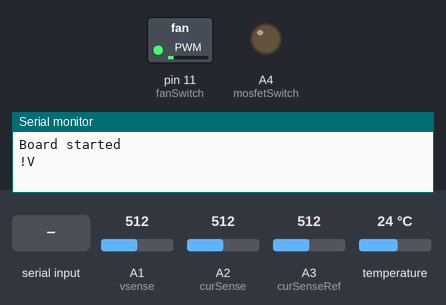
The sketch below on a simulated Arduino Uno, built with avr-gcc and run on an emulated ATmega328P. On the bench: switched loads named in the sketch (green lamp = pin HIGH), output pins drawn as LEDs (lit = HIGH), the last lines printed to the serial monitor. The inputs (shaded band) are chosen by the test bench; at power-on: A1 (vsense) = 512, A2 (curSense) = 512, A3 (curSenseRef) = 512, temperature 24 °C.

Above: at 0.8 s.
0.9 s: "ok\n" received over Serial
At 2.7 s:
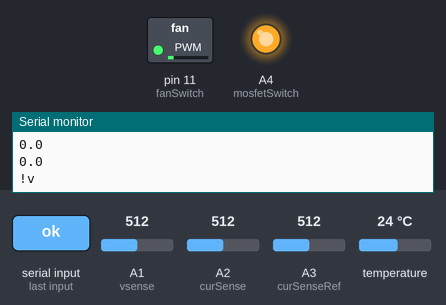
Timing chart, 0 to 9.5 s (numbered marks = the images above; inputs shaded):
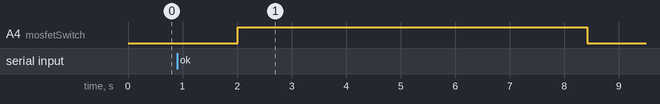

Measured:
- after the input at 0.9 s, A4 (mosfetSwitch): LOW → HIGH after 1.1 s, → LOW 6.4 s later

The sketch:

Power_module.ino
```cpp
/* K-ev Power-Module script v1.0
 *
 * Written by Henri Pyoria (henri.pyoria@outlook.com)
 *
 * Temperature-IC addresses must be manually defined
 * to tempAdr table. This skips teh lengthy search for 'em.
 * IC's must support resolution configuration! (10bit used)
 *
 * 2s watchdog implemented after the setups ready, in case of odd failures.
 */

#include <avr/wdt.h>
#include <OneWire.h>

#define DEBUG 1
#define VERBOSE 0
#define HOST_QUERY_ON 1
 // DO NOT USE DEBUG ON LIVE SYSTEM!!! IMPERATIVE!!!

const int FAN_MAX_DUTY_CYCLE = 35; //(12/72)*256 and lowered still a bit for first tests
const int CMD_CHAR_COUNT = 2;
const int OVERCURRENT = 140;
const int OVERVOLTAGE = 85;
const int LOW_VOLTAGE = 58;
const int OVER_HEAT = 60;
const int NL = 1;  // Newline flag for overloaded serialPrint -function
const int HOST_QUERY_TIME = 5000; // ms | Change for real application
const int TMP_COUNT = 41;
const int BYTE = 8;

// const bool DEBUG = true; // DO NOT USE THIS ON LIVE SYSTEM!!! IMPERATIVE!!!

OneWire ds(2);

byte  tempAdr[TMP_COUNT][8] =
{ {0x28, 0xBA, 0x4B, 0x41, 0x09, 0x00, 0x00, 0xAE},
  {0x28, 0xEE, 0x46, 0x41, 0x09, 0x00, 0x00, 0xB0},
  {0x00, 0x00, 0x00, 0x00, 0x00, 0x00, 0x00, 0x00},
  {0x00, 0x00, 0x00, 0x00, 0x00, 0x00, 0x00, 0x00},
  {0x00, 0x00, 0x00, 0x00, 0x00, 0x00, 0x00, 0x00},
  {0x00, 0x00, 0x00, 0x00, 0x00, 0x00, 0x00, 0x00},
  {0x00, 0x00, 0x00, 0x00, 0x00, 0x00, 0x00, 0x00},
  {0x00, 0x00, 0x00, 0x00, 0x00, 0x00, 0x00, 0x00},
  {0x00, 0x00, 0x00, 0x00, 0x00, 0x00, 0x00, 0x00},
  {0x00, 0x00, 0x00, 0x00, 0x00, 0x00, 0x00, 0x00},
  {0x00, 0x00, 0x00, 0x00, 0x00, 0x00, 0x00, 0x00},
  {0x00, 0x00, 0x00, 0x00, 0x00, 0x00, 0x00, 0x00},
  {0x00, 0x00, 0x00, 0x00, 0x00, 0x00, 0x00, 0x00},
  {0x00, 0x00, 0x00, 0x00, 0x00, 0x00, 0x00, 0x00},
  {0x00, 0x00, 0x00, 0x00, 0x00, 0x00, 0x00, 0x00},
  {0x00, 0x00, 0x00, 0x00, 0x00, 0x00, 0x00, 0x00},
  {0x00, 0x00, 0x00, 0x00, 0x00, 0x00, 0x00, 0x00},
  {0x00, 0x00, 0x00, 0x00, 0x00, 0x00, 0x00, 0x00},
  {0x00, 0x00, 0x00, 0x00, 0x00, 0x00, 0x00, 0x00},
  {0x00, 0x00, 0x00, 0x00, 0x00, 0x00, 0x00, 0x00},
  {0x00, 0x00, 0x00, 0x00, 0x00, 0x00, 0x00, 0x00},
  {0x00, 0x00, 0x00, 0x00, 0x00, 0x00, 0x00, 0x00},
  {0x00, 0x00, 0x00, 0x00, 0x00, 0x00, 0x00, 0x00},
  {0x00, 0x00, 0x00, 0x00, 0x00, 0x00, 0x00, 0x00},
  {0x00, 0x00, 0x00, 0x00, 0x00, 0x00, 0x00, 0x00},
  {0x00, 0x00, 0x00, 0x00, 0x00, 0x00, 0x00, 0x00},
  {0x00, 0x00, 0x00, 0x00, 0x00, 0x00, 0x00, 0x00},
  {0x00, 0x00, 0x00, 0x00, 0x00, 0x00, 0x00, 0x00},
  {0x00, 0x00, 0x00, 0x00, 0x00, 0x00, 0x00, 0x00},
  {0x00, 0x00, 0x00, 0x00, 0x00, 0x00, 0x00, 0x00},
  {0x00, 0x00, 0x00, 0x00, 0x00, 0x00, 0x00, 0x00},
  {0x00, 0x00, 0x00, 0x00, 0x00, 0x00, 0x00, 0x00},
  {0x00, 0x00, 0x00, 0x00, 0x00, 0x00, 0x00, 0x00},
  {0x00, 0x00, 0x00, 0x00, 0x00, 0x00, 0x00, 0x00},
  {0x00, 0x00, 0x00, 0x00, 0x00, 0x00, 0x00, 0x00},
  {0x00, 0x00, 0x00, 0x00, 0x00, 0x00, 0x00, 0x00},
  {0x00, 0x00, 0x00, 0x00, 0x00, 0x00, 0x00, 0x00},
  {0x00, 0x00, 0x00, 0x00, 0x00, 0x00, 0x00, 0x00},
  {0x00, 0x00, 0x00, 0x00, 0x00, 0x00, 0x00, 0x00},
  {0x00, 0x00, 0x00, 0x00, 0x00, 0x00, 0x00, 0x00},
  {0x00, 0x00, 0x00, 0x00, 0x00, 0x00, 0x00, 0x00}
};
byte  data[TMP_COUNT][9];

int vsense = A1;
int curSense = A2;
int curSenseRef = A3;
int vref3v3 = A2;
int fanSwitch = 11;
int mosfetSwitch = A4;

double current;
double voltage;
double board5v;
double ms;
double temperature[TMP_COUNT];

String serialInput = "";
bool success = false;
bool setupSuccess = false;
bool criticalCFailure = false;
bool criticalVFailure = false;
bool criticalTFailure = false;
bool lowVoltage = false;
bool hostNotResponding = false;
bool hostShut = false;

void interrupt_setup();
void serialPrint(String);
void serialPrint(String, bool);
void waitFor(String);
String enquire(String);
#if DEBUG&&VERBOSE
void printBits(byte);
#endif

void setup()
{
  DDRC |= B00010000; // pinMode(mosfetSwitch, OUTPUT);
  PORTC &= B11101111; // digitalWrite(mosfetSwitch, LOW);
  wdt_disable();
  wdt_reset();
  pinMode(fanSwitch, OUTPUT);
  analogWrite(fanSwitch, FAN_MAX_DUTY_CYCLE);
  pinMode(curSense, INPUT);
  pinMode(curSenseRef, INPUT);

  Serial.begin(57600);
  Serial.println("Board started");
  serialInput.reserve(64);  // These values are way too unoptimized,
  Serial.setTimeout(200);   // but I don't really care too much for now.

  current = 5*((analogRead(curSense)-analogRead(curSenseRef))/1023)/0.02;
  // ^ Can measure accuracy to ~0.25A
  if (current > 0.5 || current < -0.5)
  {
    do
    {
      serialPrint("!C", NL); // Board current failure
      delay(1000);
    }
    while(!DEBUG);
  }

  pinMode(vsense, INPUT);
  pinMode(vref3v3, INPUT);
  board5v = 3.3*1023/analogRead(vref3v3); // Function of 5V*((3.3/5)*1023)/vref3v3
  // ^ Returns real voltage referring to internal 3v3 regulator voltage
  // 3v3 output pin shorted to analog input
  voltage = (analogRead(vsense)/1023)*board5v*(537/27);
  // (537/27) is a multiplier to counter voltage divider in the circuit
  if (voltage > OVERVOLTAGE || voltage < LOW_VOLTAGE)
  {
    do
    {
      serialPrint("!V", NL); // Board voltage failure
      delay(1000);
    }
    while(!DEBUG);
  }

  interrupt_setup();

  #if DEBUG&&VERBOSE

    serialPrint("Interrupts now in place", NL);
  #endif

  if(!ds.reset())
  {
    do
    {
      serialPrint("!T", NL); // Board temperature failure
      delay(1000);
    }
    while(!DEBUG);
  }

  // Write config command and config values to all devices
  byte setCnf[4] = {0x4E, 0x7C, 0x0A, B00111111};
  ds.skip();
  ds.write_bytes(setCnf, 4);
  ds.reset(); // reset 1-Wire

  while(enquire("?h") != "ok"){}

  serialPrint(String(current,1), NL);
  serialPrint(String(voltage,1), NL);


  setupSuccess = true;
  wdt_reset();
  wdt_enable(WDTO_2S);

  #if DEBUG&&VERBOSE
    serialPrint("wdt reset and enabled", NL);
  #endif
  digitalWrite(mosfetSwitch, HIGH);
}

void loop()
{
  wdt_reset();
  #if DEBUG&&VERBOSE
    serialPrint("loop() entered", NL);
  #endif

  ds.reset();
  ds.skip();
  ds.write(0x44);

  ms = millis();            // Secondary loop
  while(ms+200 >= millis()) // Do over 200ms if no extra timing is
  {                         // given for temp sensors to do conversion
    if(criticalCFailure)
    {
      do
      {
        serialPrint("!C", NL);
        delay(1000);
        wdt_reset();
      }
      while(!DEBUG);
    }

    if(criticalVFailure)
    {
      do
      {
        serialPrint("!V", NL);
        delay(1000);
        wdt_reset();
      }
      while(!DEBUG);
    }
    else if(lowVoltage)
    {
      do
      {
        serialPrint("!v", NL);
        delay(1000);
        wdt_reset();
      }
      while(!DEBUG && lowVoltage);
      serialPrint("up", NL);
    }

    if(criticalTFailure)
    {
      do
      {
        serialPrint("!T", NL);
        delay(1000);
        wdt_reset();
      }
      while(!DEBUG);
    }

    if(hostNotResponding)
    {
      do
      {
        serialPrint("?h", NL);
        delay(1000);
        if(Serial.readStringUntil('\n') == "ok")
        {
          hostNotResponding = false;
          digitalWrite(mosfetSwitch, HIGH);
          serialPrint("up", NL);
          #if DEBUG&&VERBOSE
            serialPrint("Host responded, gates are now open", NL);
          #endif
        }
        wdt_reset();
      }
      while(hostNotResponding);
    }
    else if(Serial.available())
    {
      if(Serial.readStringUntil('\n') == "!S")
      {
        PORTC &= B11101111; // digitalWrite(mosfetSwitch, LOW)
        hostShut = true;
        serialPrint("sh", NL);
        #if DEBUG&&VERBOSE
          serialPrint("Gate is now shut", NL);
        #endif
      }
    }
  }
  wdt_reset();

  #if DEBUG&&VERBOSE
    serialPrint("Secondary loop completed", NL);
  #endif

  for(int i = 0; i < TMP_COUNT; ++i)
  {
    if(tempAdr[i][7] != 0x00) // This checks if entry has any address in it
    {
      #if DEBUG&&VERBOSE
        serialPrint("Entered read cycle i=");
        serialPrint(String(i, DEC), NL);
      #endif
      ds.reset();
      ds.select(tempAdr[i]);
      #if DEBUG&&VERBOSE
        serialPrint("Device selected", NL);
        serialPrint("Commanding to read out the scratchpad", NL);
      #endif
      ds.write(0xBE); // Request sensor to read out the scratchpad
      for(int j = 0; j < 9; ++j) // Read all 9 bytes
      {
        data[i][j] = ds.read();
      }
      #if DEBUG&&VERBOSE
        for(int j = 0; j < 9; ++j)
        {
          if(data[i][j]<=0x0F)
            serialPrint("0");
          serialPrint(String(data[i][j], HEX));
        }
        serialPrint("\nData read", NL);
      #endif
      if(OneWire::crc8(data[i], 8) != data[i][8])
      { // If crc is wrong, set all bits to 1
        for(int k = 0; k < 9; ++k)
          data[i][k] = byte(0xFF, HEX);
        #if DEBUG&&VERBOSE
          serialPrint("CRC Check failed!", NL);
        #endif
      }
    }
  }

  int16_t rawTemp;
  for(int i = 0; i < TMP_COUNT; ++i)
  {
    if(tempAdr[i][7] != 0x00)
    {
      rawTemp = 0;
      rawTemp = (data[i][1] << BYTE) | data[i][0];
      // ^ Reads data to temporary container
      rawTemp &= ~3;
      // ^ Sets last 2 bits to zero,
      // as 10-bit resolution doesn't use them
      #if DEBUG&&VERBOSE
        printBits(rawTemp);
      #endif
      temperature[i] = 85.0*(double(rawTemp)/1360.0);

      if(i==0 && temperature[i] >= 120)
      { // This sensor will be in the mosfet heatsink
        PORTC &= B11101111;
        criticalTFailure = true;
      }
      else if(i!=0 && temperature[i] >= OVER_HEAT)
      {
        PORTC &= B11101111;
        criticalTFailure = true;
      }
    }
  }

  wdt_reset();

  success = true;

  #if HOST_QUERY_ON
  if(Serial.readStringUntil('\n') != "ok")
  {
    serialPrint("?h", NL);
    success = false;
  }

  ms = millis();
  while(ms+HOST_QUERY_TIME > millis() && !success)
  {
    if(Serial.readStringUntil('\n') == "ok")
      success = true;
    wdt_reset();
  }
  #endif

  if(!success)
  {
    PORTC &= B11101111; // digitalWrite(mosfetSwitch, LOW)
    hostNotResponding = true;
    #if DEBUG&&VERBOSE
      serialPrint("Host not reached, gates are now shut", NL);
    #endif
  }
  else
  {
    serialPrint(":c");
    serialPrint(String(current,1), NL);
    serialPrint(":v");
    serialPrint(String(voltage,1), NL);
    for(int i = 0; i < TMP_COUNT; ++i)
    {
        serialPrint(String(':'));
        serialPrint(String(i));
        serialPrint(String('-'));
        serialPrint(String(temperature[i],1), NL);
    }
    serialPrint("e", NL);
  }
}

// http://www.instructables.com/id/Arduino-Timer-Interrupts/

void interrupt_setup()
{
cli();//stop interrupts
/*
//set timer0 interrupt at 2kHz // USED BY PWM
  TCCR0A = 0;// set entire TCCR0A register to 0
  TCCR0B = 0;// same for TCCR0B
  TCNT0  = 0;//initialize counter value to 0
  // set compare match register for 2khz increments
  OCR0A = 124;// = (16*10^6) / (2000*64) - 1 (must be <256)
  // turn on CTC mode
  TCCR0A |= (1 << WGM01);
  // Set CS01 and CS00 bits for 64 prescaler
  TCCR0B |= (1 << CS01) | (1 << CS00);
  // enable timer compare interrupt
  TIMSK0 |= (1 << OCIE0A);
*/

//set timer1 interrupt at 10Hz
  TCCR1A = 0; // set entire TCCR1A register to 0
  TCCR1B = 0; // same for TCCR1B
  TCNT1  = 0; //initialize counter value to 0
  // set compare match register for 1hz increments
  OCR1A = 3124; // = (16*10^6) / (10*1024) - 1 (must be <65536)
  // turn on CTC mode
  TCCR1B |= (1 << WGM12);
  // Set CS10 and CS12 bits for 1024 prescaler
  TCCR1B |= (1 << CS12) | (1 << CS10);
  // enable timer compare interrupt
  TIMSK1 |= (1 << OCIE1A);
/*
//set timer2 interrupt at 8kHz
  TCCR2A = 0;// set entire TCCR2A register to 0
  TCCR2B = 0;// same for TCCR2B
  TCNT2  = 0;//initialize counter value to 0
  // set compare match register for 8khz increments
  OCR2A = 249;// = (16*10^6) / (8000*8) - 1 (must be <256)
  // turn on CTC mode
  TCCR2A |= (1 << WGM21);
  // Set CS21 bit for 8 prescaler
  TCCR2B |= (1 << CS21);
  // enable timer compare interrupt
  TIMSK2 |= (1 << OCIE2A);
*/

sei();//allow interrupts

}//end setup

ISR(TIMER1_COMPA_vect) //timer1 interrupt
{
  if(setupSuccess)
  {
    board5v = 3.3*1023/analogRead(vref3v3); // Function of 5V*((3.3/5)*1023)/vref3v3
    voltage = (analogRead(vsense)/1023)*board5v*(537/27);

    if(voltage > OVERVOLTAGE)
    {
      PORTC &= B11101111;
      criticalVFailure = true;
    }

    current = board5v*((analogRead(curSense)-analogRead(curSenseRef))/1023)/0.02; // Can measure accuracy to ~0.25A

    if(current > OVERCURRENT)
    {
      PORTC &= B11101111;
      criticalCFailure = true;
    }

    if(voltage < LOW_VOLTAGE)
      lowVoltage = true;

    else if(voltage >= LOW_VOLTAGE)
      lowVoltage = false;
  }
}


// These serial funcs are needed because somehow too fast consecutive
// Serial.Print() calls fail to wait the previous calls to finish.
void serialPrint(String message)
{
  Serial.print(message);
  Serial.flush();
  // Flushing means for arduino just to wait for data to be transmitted,
  // not emptying the queue;
}

void serialPrint(String message, bool NL)
{
  Serial.println(message);
  Serial.flush();
}

void waitFor(String messageWanted)
{
  success = false;
  while(!success)
  {
    while(!Serial.available())
    {
      delay(100);
    }

    serialInput = Serial.readStringUntil('\n');

    #if DEBUG&&VERBOSE
      serialPrint("Command received: ");
      serialPrint(serialInput, NL);
      Serial.print(serialInput.length(), DEC);
      Serial.flush();
      serialPrint(" bytes", NL);
    #endif

    if(serialInput == messageWanted)
    {
      success = true;
    }
    else
    {
      #if DEBUG&&VERBOSE
        serialPrint("Answer wasnt wanted, clearing", NL);
      #endif
      serialInput = "";
    }
  }
}

String enquire(String query)
{
  success = false;
  while(!success)
  {
    while(!Serial.available())
    {
      delay(1000);
      serialPrint(query, NL);
    }

    serialInput = Serial.readStringUntil('\n');

    #if DEBUG&&VERBOSE
      serialPrint("Command received: ");
      serialPrint(serialInput, NL);
      Serial.print(serialInput.length(), DEC);
      Serial.flush();
      serialPrint(" bytes", NL);
    #endif

    if(serialInput.length() == CMD_CHAR_COUNT)
    {
      success = true;
    }
    else
    {
      #if DEBUG&&VERBOSE
        serialPrint("Answer wasnt wanted, clearing", NL);
      #endif
      serialInput = "";
    }
  }
  return serialInput;
}
#if DEBUG&&VERBOSE
void printBits(int data)
{
  String bits;
  for(int i = 0; i < 16; ++i)
    bits += bitRead(data, 15-i);

  Serial.println(bits);
}
#endif
```
